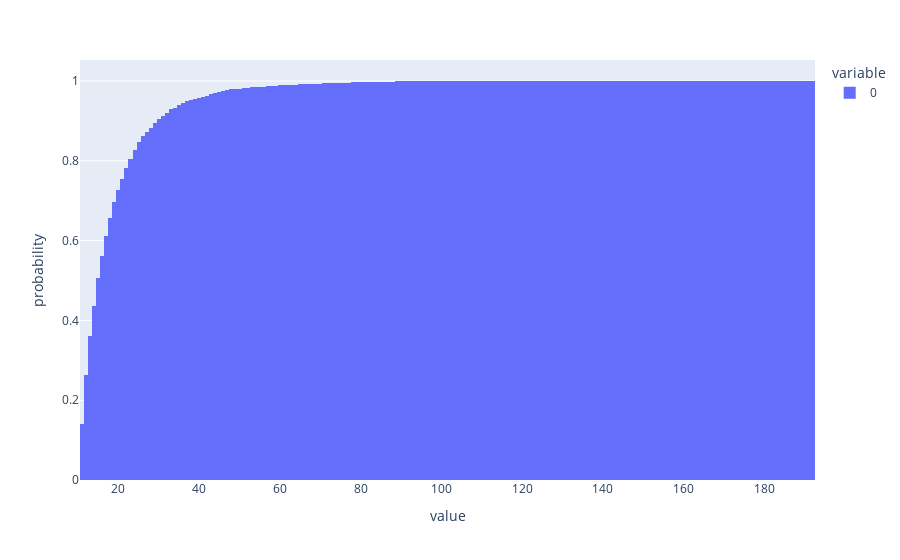

Notebook code cell kept with this figure:
### Code cell
px.histogram(lengths, cumulative=True, histnorm='probability')

### Figure 1 — Plotly figure (JSON) as saved in the notebook; plotly's stock layout.template omitted (floating-point values rounded to 4 significant figures; data arrays with more than 128 entries replaced by an {"elided": "..."} marker saying what was removed)
{"data": [{"alignmentgroup": "True", "bingroup": "x", "cumulative": {"enabled": true}, "histnorm": "probability", "hovertemplate": "variable=0<br>value=%{x}<br>probability=%{y}<extra></extra>", "legendgroup": "0", "marker": {"color": "#636efa"}, "name": "0", "offsetgroup": "0", "orientation": "v", "showlegend": true, "type": "histogram", "x": {"elided": "4128 int values"}, "xaxis": "x", "yaxis": "y"}], "layout": {"autosize": true, "barmode": "relative", "legend": {"title": {"text": "variable"}, "tracegroupgap": 0}, "margin": {"t": 60}, "xaxis": {"anchor": "y", "autorange": true, "domain": [0, 1], "range": [10.5, 192.5], "title": {"text": "value"}, "type": "linear"}, "yaxis": {"anchor": "x", "autorange": true, "domain": [0, 1], "range": [0, 1.053], "title": {"text": "probability"}}}}
